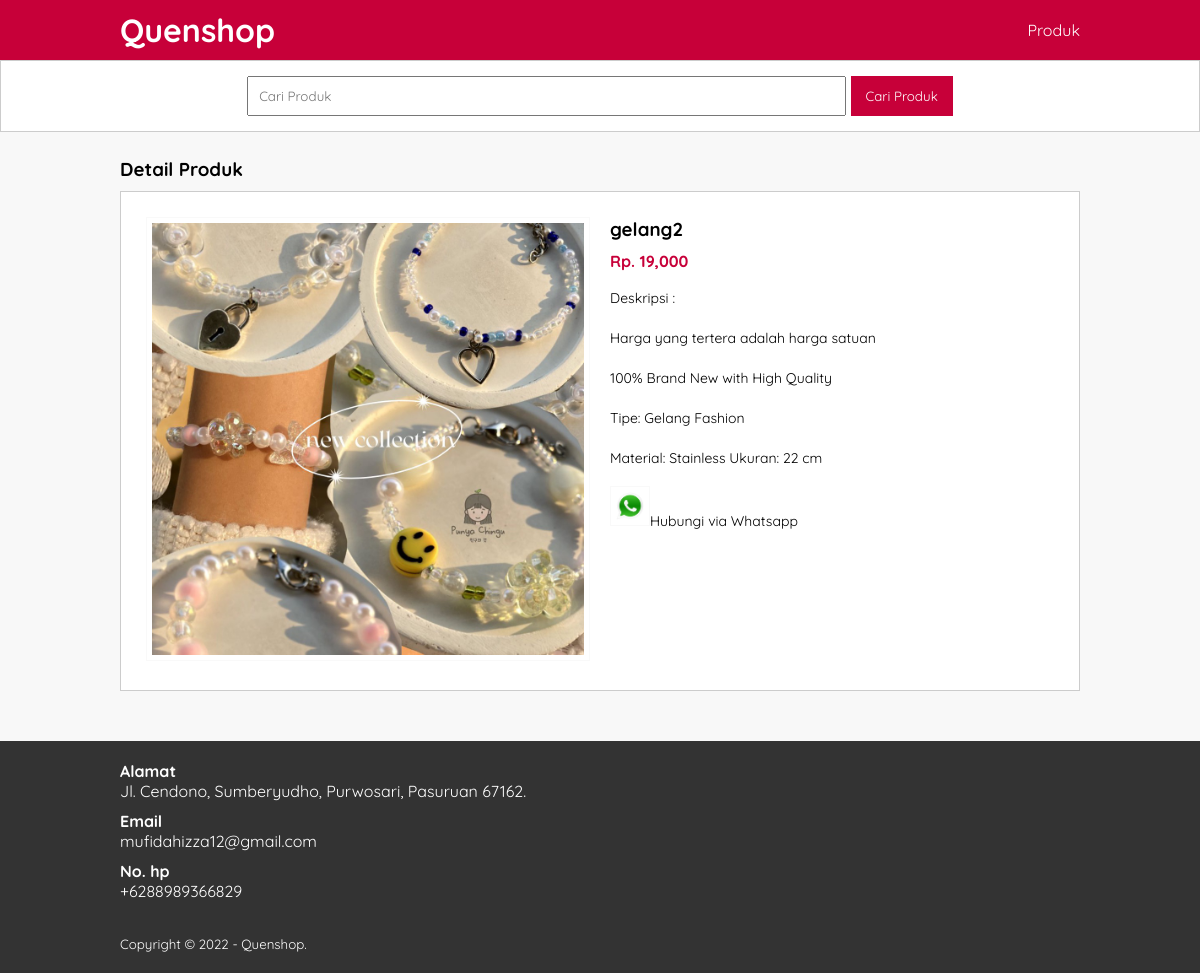
The app's page /detail-produk.php?id=18 with its own data.
### tables this page shows
CREATE TABLE `tb_product` (
  `product_id` int(11) NOT NULL,
  `category_id` int(11) NOT NULL,
  `product_name` varchar(100) NOT NULL,
  `product_price` int(11) NOT NULL,
  `product_description` text NOT NULL,
  `product_image` varchar(100) NOT NULL,
  `product_status` tinyint(1) NOT NULL,
  `date_created` timestamp NOT NULL DEFAULT current_timestamp()
);

### detail-produk.php (the view, shortened to what this page needs)
<?php
     include 'db.php';
     $kontak = mysqli_query($conn, "SELECT admin_telp, admin_email, admin_address FROM tb_admin WHERE admin_id =1");
     $a = mysqli_fetch_object($kontak);
     $produk = mysqli_query($conn, "SELECT * FROM tb_product WHERE product_id = '".$_GET['id']."' ");
     $p = mysqli_fetch_object($produk);
?>
<!DOCTYPE html>
<html>
<head>
	<link rel="stylesheet" type="text/css" href="css/style.css">
</head>
<body>
   <header>
   	<div class="container">
   	   <h1><a href="index.php">Quenshop</a></h1>
   	   <ul>
   		    <li><a href="produk.php">Produk</a></li>
   	   </ul>
      </div>
   </header>
   <div class="search">
      <div class="container">
         <form action="produk.php">
            <input type="text" name="search" placeholder="Cari Produk" value="<?php echo $_GET['search'] ?>">
            <input type="submit" name="cari" value="Cari Produk">
         </form>
       </div>
   </div>
   <div class="section">
      <div class="container">
         <h3>Detail Produk</h3>
         <div class="box">
            <div class="col-2">
               <img src="produk/<?php echo $p->product_image ?>" width="100%">
            </div>
            <div class="col-2">
               <h3><?php echo $p->product_name ?></h3>
               <h4>Rp. <?php echo number_format($p->product_price) ?></h4>
               <p>Deskripsi :<br>
                    <?php echo $p->product_description ?>
               </p>
               <p><a href="https://api.whatsapp.com/send?phone=<?php echo $a->admin_telp ?>&text=Hallo, Saya tertarik dengan produk Anda." target="_blank"><img src="img/ikon_wa.png" width="40px">Hubungi via Whatsapp</a></p>
            </div>
         </div>
      </div>
   </div>
   <div class="footer">
      <div class="container">
         <h4>Alamat</h4>
         <p><?php echo $a->admin_address ?></p>
         <h4>Email</h4>
         <p><?php echo $a->admin_email ?></p>
         <h4>No. hp</h4>
         <p><?php echo $a->admin_telp ?></p>
         <small>Copyright &copy; 2022 - Quenshop.</small>
      </div>
   </div>
</body>
</html>

### css/style.css (style rules this page uses)
* { padding:0; margin:0; font-family: 'Quicksand', sans-serif; }
body { background-color: #f8f8f8; }
a { color: inherit; text-decoration: none; }
header { background-color: #C70039; color: #fff; }
header h1 { float: left; padding:10px 0; }
header ul { float: right; }
header ul li { display: inline-block; }
header ul li a { padding: 20px 0 20px 15px; display: inline-block; }
.container { width: 80%; margin:0 auto; }
.container:after { content: ''; display: block; clear: both; }
.section { padding:25px 0; }
.box { background-color: #fff; border:1px solid #ccc; padding:15px; box-sizing: border-box; margin:10px 0 25px 0; }
.box:after { content: ''; display: block; clear: both; }
.search { padding:15px 0; background-color: #fff; border:1px solid #ccc; text-align: center; }
.search input[type=text] { width: 60%; padding:10px; }
.search input[type=submit] { padding:12px 15px; background-color: #c70039; color:#fff; border:none; cursor: pointer; }
.footer { padding: 20px 0; background-color: #333; color: #fff; text-align: left; }
.footer p { margin-bottom: 10px; }
.footer small { margin-top: 25px; display: inline-block; }
.col-2 { width: 50%; min-height: 200px; padding:10px; box-sizing: border-box; float: left; }
.col-2 img { border:1px solid #f9f9f9; padding:5px; box-sizing: border-box; }
.col-2 h3 { margin-bottom: 10px; }
.col-2 h4 { color: #c70039; }
.col-2 p { margin:15px 0; text-align: justify; line-height: 25px; font-size:14px; }

### records on screen
tb_product: product_image (picture), product_name "gelang2", product_price "19,000", product_description "Harga yang tertera adalah harga satuan 100% Brand New with High Quality Tipe: Gelang Fashion Material: Stainless Ukuran: 22 cm"

### other values on screen
$a->admin_address "Jl. Cendono, Sumberyudho, Purwosari, Pasuruan 67162."
$a->admin_email "mufidahizza12@gmail.com"
$a->admin_telp "+6288989366829"
